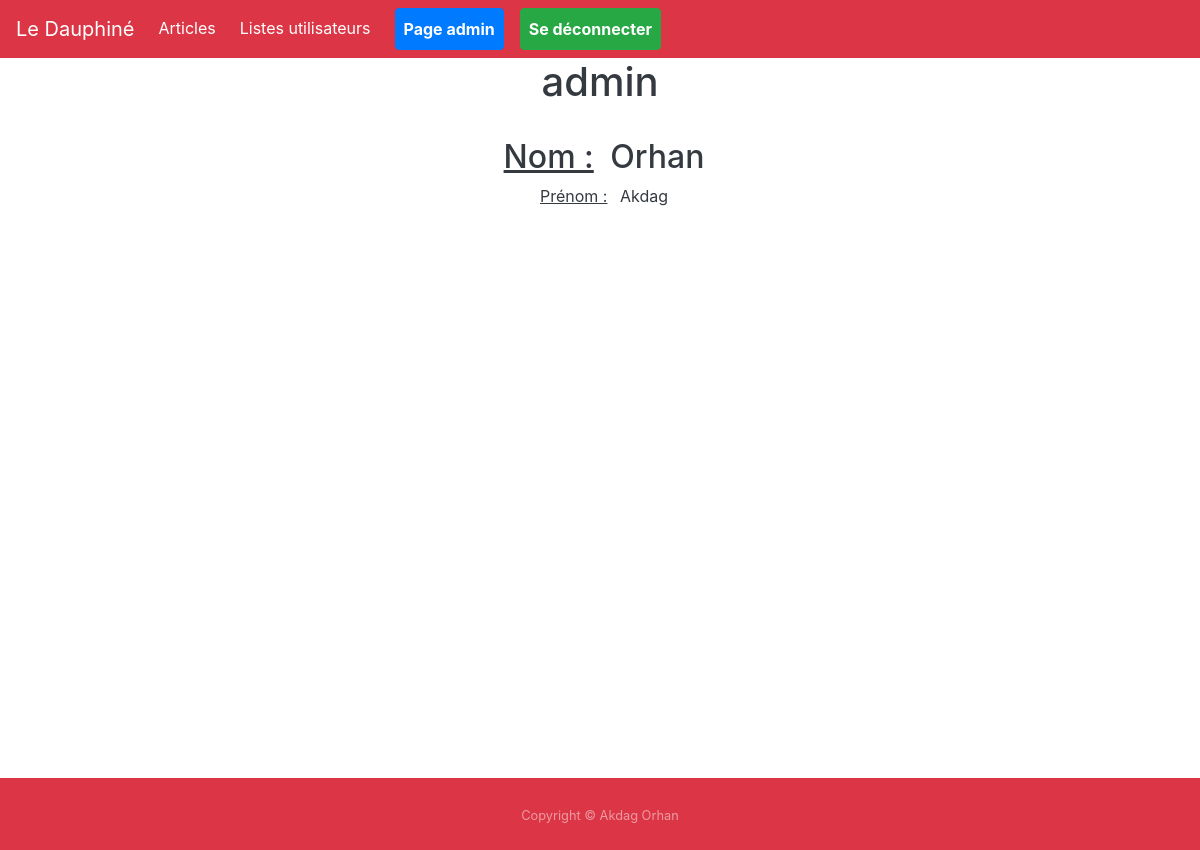
Screenshot of /user-detail.php?id=1 (signed in) with the database file from the repository.
### tables this page shows
CREATE TABLE IF NOT EXISTS `utilisateur` (
  `id` int(11) NOT NULL AUTO_INCREMENT,
  `login` varchar(250) NOT NULL,
  `nom` varchar(250) NOT NULL,
  `prenom` varchar(250) NOT NULL,
  `password` varchar(250) NOT NULL,
  PRIMARY KEY (`id`),
  UNIQUE KEY `utilisateur_id_uindex` (`id`),
  UNIQUE KEY `utilisateur_login_uindex` (`login`)
);

### user-detail.php (the view, shortened to what this page needs)
<?php
include 'model.php';
?>
<body>
<div class="content container">
<div class="text-dark text-center">
    <?php
    $res = $pdo->prepare('SELECT * FROM utilisateur WHERE id = :id');
    $res->execute(['id'=> $_GET['id']]);
    $fetchRes = $res->fetch();
    ?>
        <h1><?php echo($fetchRes['login']) ?></h1><br>
        <h2><u class="m-2">Nom :</u> <?php echo($fetchRes['nom']) ?></h2>
        <div><u class="m-2">Prénom :</u> <?php echo($fetchRes['prenom']) ?></div>
</div>
</div>
    <?php include 'footer.php';?>
</body>

### style.css (style rules this page uses)
.content { height: 90vh; }

### rows the page displays
utilisateur: login "admin", nom "Orhan", prenom "Akdag"
